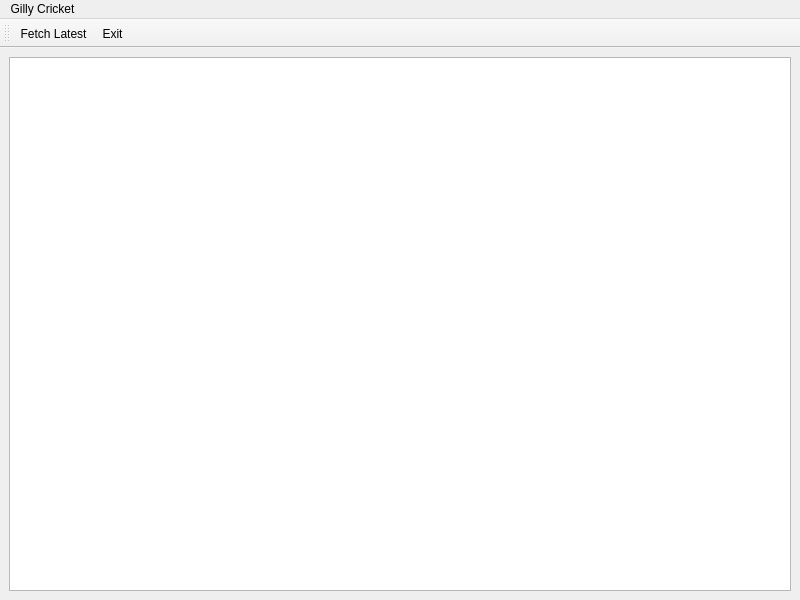
<?xml version="1.0" encoding="UTF-8"?>
<ui version="4.0">
 <class>GillyCricket</class>
 <widget class="QMainWindow" name="GillyCricket">
  <property name="geometry">
   <rect>
    <x>0</x>
    <y>0</y>
    <width>800</width>
    <height>600</height>
   </rect>
  </property>
  <property name="windowTitle">
   <string>Gilly Cricket</string>
  </property>
  <widget class="QWidget" name="centralwidget">
   <layout class="QGridLayout" name="gridLayout">
    <item row="0" column="0">
     <widget class="QTextEdit" name="GillyText">
      <property name="enabled">
       <bool>true</bool>
      </property>
      <property name="readOnly">
       <bool>true</bool>
      </property>
     </widget>
    </item>
   </layout>
  </widget>
  <widget class="QMenuBar" name="menubar">
   <property name="geometry">
    <rect>
     <x>0</x>
     <y>0</y>
     <width>800</width>
     <height>25</height>
    </rect>
   </property>
   <widget class="QMenu" name="menuGilly_Cricket">
    <property name="title">
     <string>Gilly Cricket</string>
    </property>
    <addaction name="actionRefresh"/>
    <addaction name="actionAbout"/>
    <addaction name="separator"/>
    <addaction name="actionExit"/>
   </widget>
   <addaction name="menuGilly_Cricket"/>
  </widget>
  <widget class="QToolBar" name="toolBar">
   <property name="windowTitle">
    <string>toolBar</string>
   </property>
   <attribute name="toolBarArea">
    <enum>TopToolBarArea</enum>
   </attribute>
   <attribute name="toolBarBreak">
    <bool>false</bool>
   </attribute>
   <addaction name="actionRefresh"/>
   <addaction name="actionExit"/>
  </widget>
  <action name="actionAbout">
   <property name="text">
    <string>About</string>
   </property>
  </action>
  <action name="actionExit">
   <property name="icon">
    <iconset resource="gilly.qrc">
     <normaloff>:/newPrefix/img/exit.png</normaloff>:/newPrefix/img/exit.png</iconset>
   </property>
   <property name="text">
    <string>Exit</string>
   </property>
  </action>
  <action name="actionRefresh">
   <property name="icon">
    <iconset resource="gilly.qrc">
     <normaloff>:/newPrefix/img/refresh.png</normaloff>:/newPrefix/img/refresh.png</iconset>
   </property>
   <property name="text">
    <string>Fetch Latest</string>
   </property>
   <property name="shortcut">
    <string>R</string>
   </property>
  </action>
 </widget>
 <resources>
  <include location="gilly.qrc"/>
 </resources>
 <connections/>
</ui>
